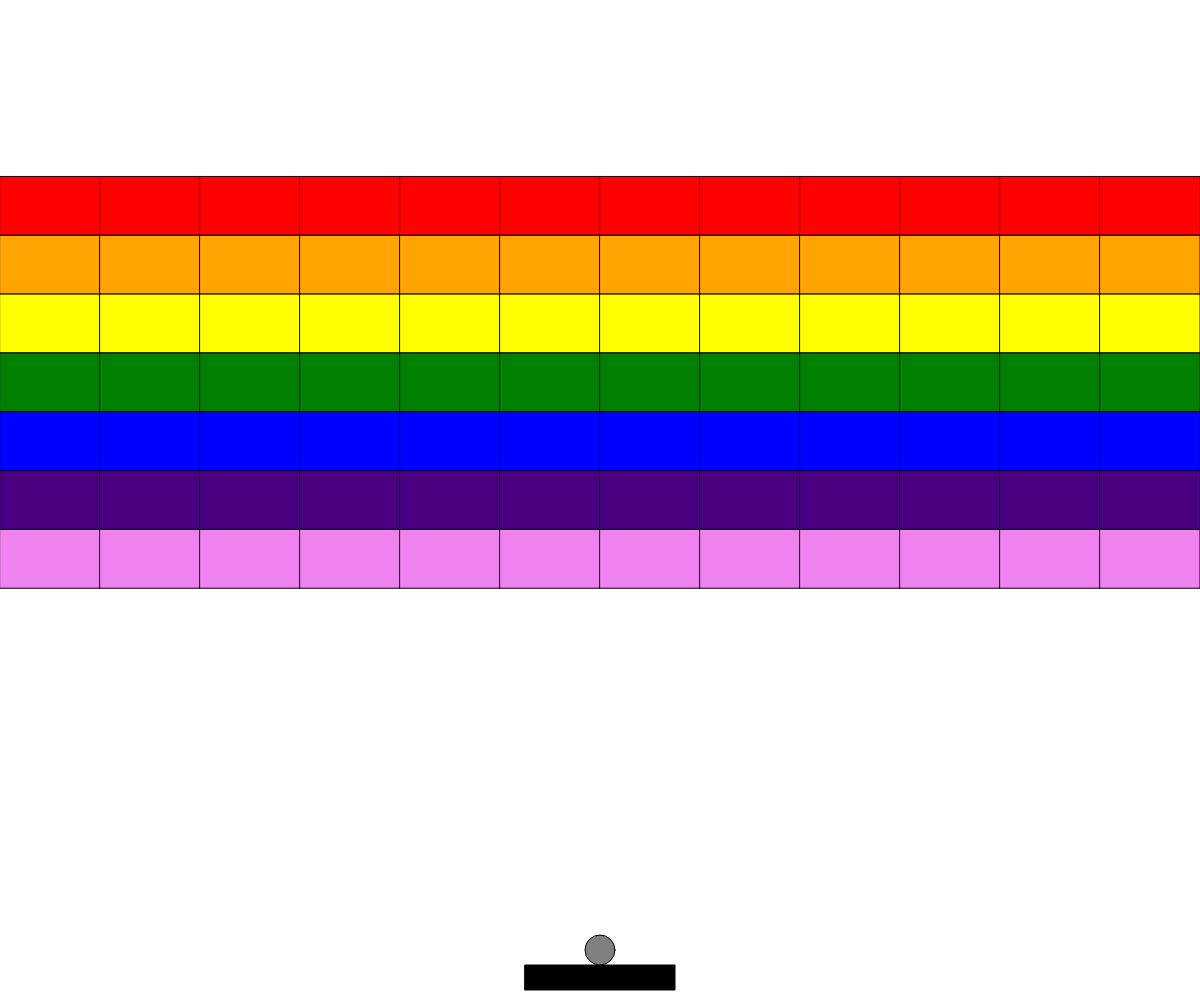
Frame 1 (no input)
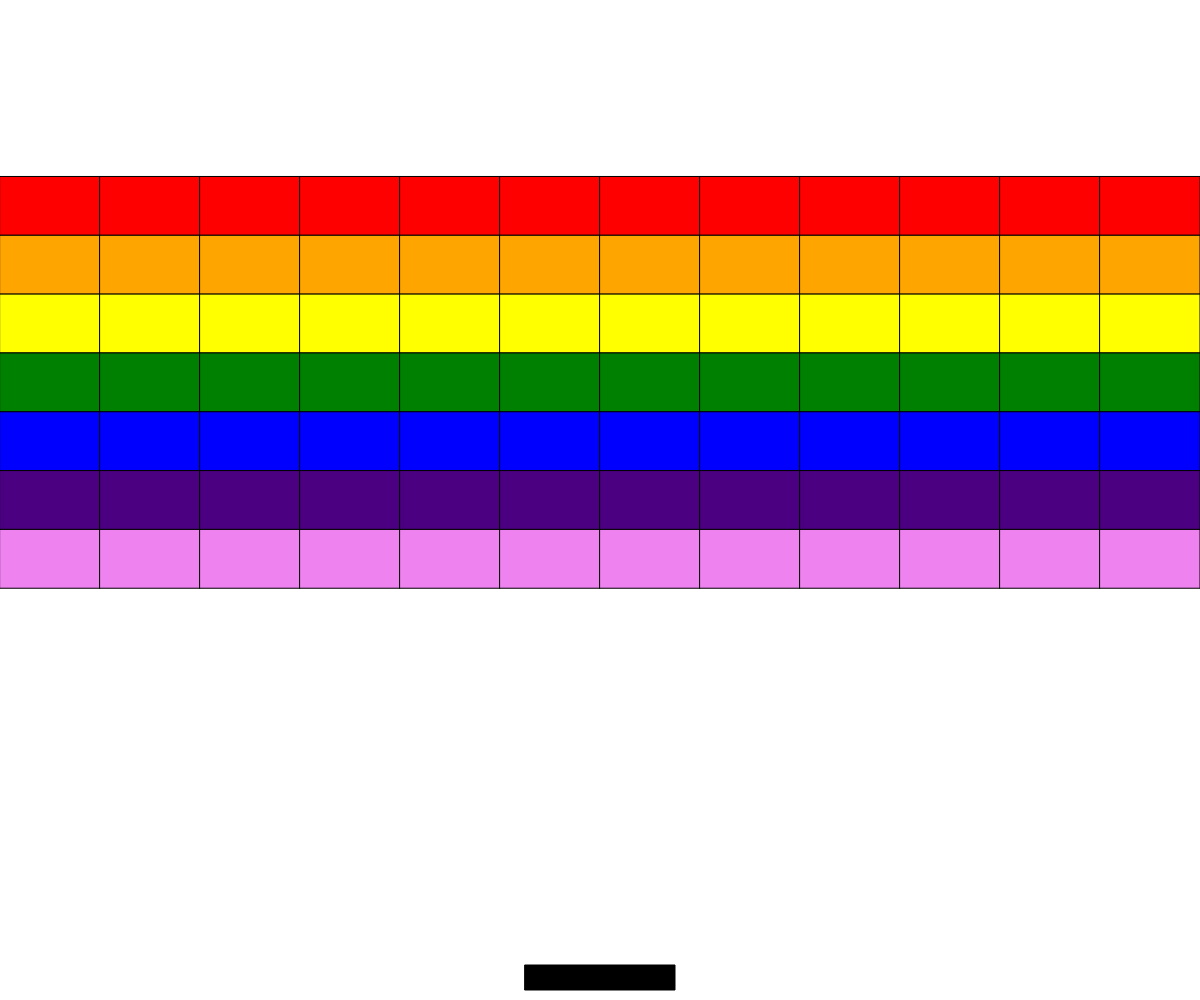
Frame 60 (no input)
Frame 120 (the mouse pressed at the canvas centre since frame 60): identical to frame 60, image omitted

The p5.js sketch that drew these frames (run headless with seeded random() and noise() and a simulated clock; from frame 60 on, the mouse is pressed at the canvas centre):

// p5.js sketch
// ── sketch.js
var rows = 7;
var cols = 12;
var blocks = [];
for(var i=0; i<rows; i++) {
    blocks[i] = [];
    for(var j=0; j<cols; j++) {
        blocks[i][j] = undefined;
    }
}

let bar;
let ball;
function setup(){
    //Crear bloques
    blockW = windowWidth/cols;
    blockH = windowHeight/17;
    createCanvas(windowWidth, windowHeight);
    for (i=0; i<rows; i++){
        let color;
        switch(i){
            case 0:
                color = 'red';
                break;
            case 1:
                color = 'orange';
                break;
            case 2:
                color = 'yellow';
                break;
            case 3:
                color = 'green';
                break;
            case 4:
                color = 'blue';
                break;
            case 5:
                color = 'indigo';
                break;
            case 6:
                color = 'violet';
                break;
            default:
                color = 'black';
                
        }
        for(j=0; j<cols; j++){
            blocks[i][j] = new Block(j*blockW, (i+3)*blockH, blockW, blockH,color);
        }
    }

    //Crear barra
    const barW = 150;
    const barH = 25;
    const barX = (windowWidth/2)-(barW/2);
    const barY = windowHeight-barH-10;
    bar = new Bar(barX,barY,barW,barH,'black');
    
    //Crear circulo
    const d = 30;
    const ballX = (windowWidth/2);
    const ballY = barY-(d/2);
    ball = new Ball(ballX,ballY,d,'grey',10);
}
var cont=0;

function draw(){
    background('white');
    for(var i=0; i<rows; i++) {
        for(var j=0; j<cols; j++) {
            blocks[i][j].draw();
            if(blocks[i][j].colision(ball)== true){
                blocks[i][j] = null;
            }
        }
    }
    bar.draw();
    //keyPressed();
    ball.draw();
    console.log(bar.x);
}

/*function keyPressed(){
	if (keyIsDown(RIGHT_ARROW)) {
        //this.y-=velocidad;
        //bar.x = bar.x < windowWidth ? bar.x++: bar.x = bar.x;
        if(bar.x<windowWidth){
            bar.x++;
        }
    } else if (keyIsDown(LEFT_ARROW)) {
        //bar.x = bar.x > 0 ? bar.x--: bar.x = bar.x;
        if(bar.x>0){
            bar.x--;
        }
    }
    //console.log(bar.x);
}*/
// ── Ball.js
class Ball{
    constructor(x,y,d,c,velocidad){
        this.x = x;
        this.y = y;
        this.d = d;
        this.c = c
        this.velocidad = velocidad;
        this.radio = this.d/2
        this.HitboxL = this.x-this.radio;
        this.HitboxR = this.x+this.radio;
        this.HitboxT = this.y-this.radio;
        this.HitboxB = this.y+this.radio;
        this.sentidoX = true;
        this.sentidoY = true;
    }

    draw(){
        stroke('black')
        fill(this.c)
        ellipse(this.x,this.y,this.d,this.d);
        this.rebotar();
    }

    rebotar(){
        /*Determinar sentido en X*/
        if(this.HitboxR >= width){
            this.sentidoX = false;
        }else if(this.HitboxL <= 0){
            this.sentidoX = true
        }

        /*Determinar sentido en Y */
        if(this.HitboxB >= height){
          this.sentidoY = false;
        }else if(this.HitboxT <= 0){
          this.sentidoY = true;
        }

        /*Movimiento en X*/
        if(this.sentidoX){
            this.x += this.velocidad;
            
        }else{
            this.x -= this.velocidad;
        }
        
        /*Movimiento en Y*/
        if(this.sentidoY){
            this.y += this.velocidad;
            
        }else{
            this.y -= this.velocidad;
        }
        this.HitboxL = this.x-this.radio;
        this.HitboxR = this.x+this.radio;
    }
}
// ── Bar.js
class Bar{
    constructor(x,y,w,h,c){
        this.x = x
        this.y =y
        this.w = w
        this.h = h
        this.c = c
    }

    draw(){
        fill(this.c)
        rect(this.x,this.y,this.w,this.h);
        this.keyPressed();
    }

    keyPressed(){
        if (keyIsDown(RIGHT_ARROW)) {
            //this.y-=velocidad;
            //bar.x = bar.x < windowWidth ? bar.x++: bar.x = bar.x;
            if(bar.x<windowWidth){
                bar.x++;
            }
        } else if (keyIsDown(LEFT_ARROW)) {
            //bar.x = bar.x > 0 ? bar.x--: bar.x = bar.x;
            if(bar.x>0){
                bar.x--;
            }
        }
        //console.log(bar.x);
    }
}
// ── Block.js
class Block{
    constructor(x,y,w,h,c){
        this.x = x
        this.y = y
        this.w = w
        this.h = h
        this.c = c
    }

    draw (){
        //noStroke();
        fill(this.c);
        rect(this.x,this.y,this.w,this.h);
    }

    colision(Ball){
        var collide = false;
        if(
          (
            Ball.HitboxL>this.x
            && Ball.HitboxL < this.x+this.w
            && Ball.y > this.y
            && Ball.y < this.y+this.h
          )
          || 
          (
            Ball.HitboxR>this.x
            && Ball.HitboxR < this.x+this.w
            && Ball.y > this.y
            && Ball.y < this.y+this.h
          )
        ){
            collide = true
          if(sentidoX == true){
            console.log("to left")
            Ball.sentidoX = false
            // bola1.x-=velocidad;
          }else{
            console.log("to right")
            Ball.sentidoX = true
            // bola1.x+=velocidad;
          }
          console.log("bonk");
        }
        if( 
          (
            Ball.x>this.x
            && Ball.x < this.x+this.w
            && Ball.HitboxT > this.y
            && Ball.HitboxT < this.y+this.h
          )
          || 
          (
            Ball.x>this.x
            && Ball.x < this.x+this.w
            && Ball.HitboxB > this.y
            && Ball.HitboxB < this.y+this.h
          )
        ){
            collide = true;
            if(sentidoY == true){
                console.log("to left")
                Ball.sentidoY = false
                // bola1.x-=velocidad;
              }else{
                console.log("to right")
                Ball.sentidoY = true
                // bola1.x+=velocidad;
              }
              console.log("bonk");
        }
        return collide;
    }
}
